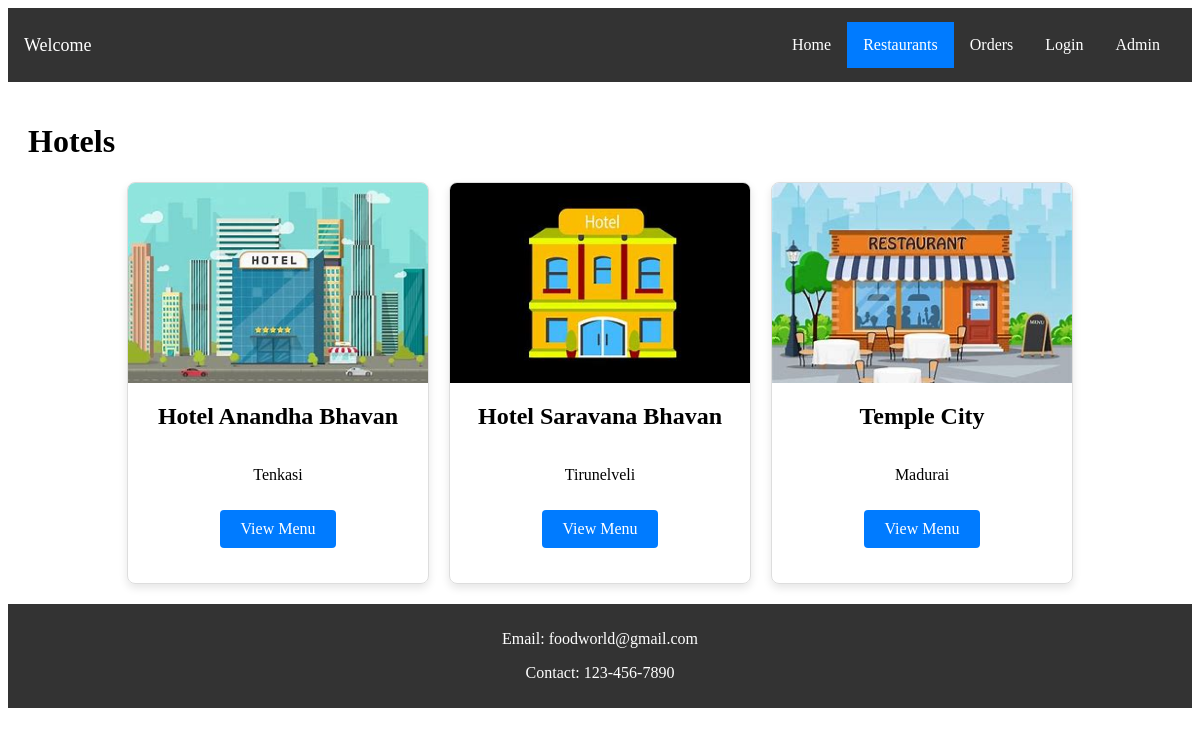
The page /hotels_lists/ on the database its author committed.
### hotels_lists/models.py (models this page shows, shortened)
class hotels(models.Model):
    name = models.CharField(max_length=50)
    city = models.CharField(max_length=50)
    image = models.ImageField(upload_to='hotel_images/', null=True, blank=True)
    foods = models.ManyToManyField(Food, related_name='hotelss')

### hotels_lists/views.py (the view)
# urls.py: path('', views.hotel_list, name='hotel_list'),
def hotel_list(request):
    hotel = hotels.objects.all()
    return render(request, 'hotels_lists/hotels_lists.html', {'Hotel': hotel})

### hotels_lists/templates/hotels_lists/hotels_lists.html (shortened to what this page needs)
{% extends "base.html" %}
{% load static %}
{% block css_files %}
  <link rel="stylesheet" href="{% static "hotels_lists/hotels_lists.css" %}" />
{% endblock %}
{% block content %}
            <div class="container">
                <h1>Hotels</h1>
                <div class="card-container">
                    {% for hotel in Hotel %}
                        <div class="card">
                                <img src="{{ hotel.image.url }}" alt="{{ hotel.name }}">
                            <h2>{{ hotel.name }}</h2>
                            <p>{{ hotel.city }}</p>
                            <a href="{% url "food_menu" hotel.id %}" class="btn">View Menu</a>
                        </div>
                    {% endfor %}
                </div>
            </div>
{% endblock content %}

### hotels_lists/static/hotels_lists/hotels_lists.css (style rules this page uses)
.container { max-width: 1200px; margin: 0 auto; padding: 20px; }
.card-container { display: flex; flex-wrap: wrap; gap: 20px; justify-content: center; }
.card { border: 1px solid #ddd; border-radius: 8px; overflow: hidden; width: 300px; height: 400px; box-shadow: 0 4px 8px rgba(0, 0, 0, 0.1); text-align: center; display: flex; flex-direction: column; align-items: center; }
.card img { width: 100%; height: 200px; object-fit: cover; }
.btn { display: inline-block; padding: 10px 20px; margin-top: 10px; color: #fff; background-color: #007BFF; border: none; border-radius: 4px; text-decoration: none; font-size: 16px; transition: background-color 0.3s; }

### rows shown on the page
hotels: image (picture), name "Hotel Anandha Bhavan", city "Tenkasi"
hotels: image (picture), name "Hotel Saravana Bhavan", city "Tirunelveli"
hotels: image (picture), name "Temple City", city "Madurai"
